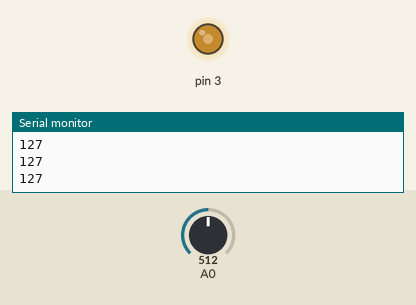
A sketch run on a simulated Arduino Uno, built with avr-gcc and run on an emulated ATmega328P. Shown: output pins drawn as LEDs (lit = HIGH), the last lines printed to the serial monitor. The test bench sets the inputs (shaded band); at power-on: A0 = 512.

Above: at 1.2 s.
1.3 s: A0 set to 716
At 2.3 s:
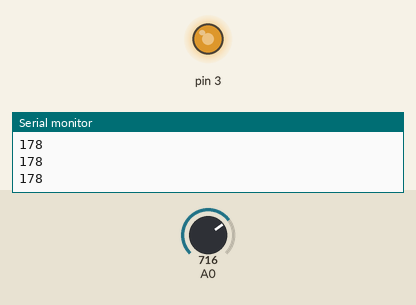
2.8 s: A0 set to 900
At 3.5 s:
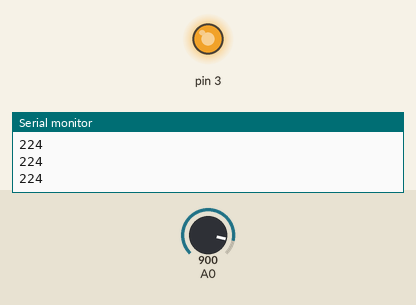
4.3 s: A0 set to 122
At 4.6 s:
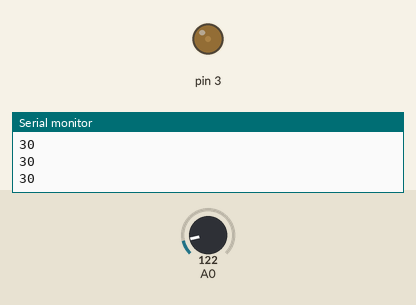
5.8 s: A0 set to 0
At 7.0 s:
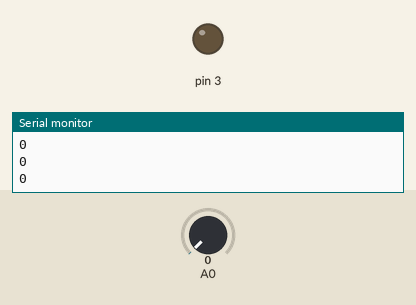
7.3 s: A0 set to 511
At 8.2 s:
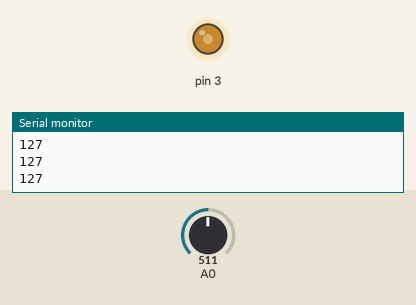
Timing chart, 0 to 9.8 s (numbered marks = the images above; inputs shaded):
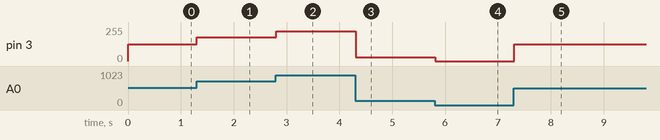

The sketch:

photodiode.ino
```cpp
int val = 0;
int pwm = 0;
void setup() {
  // put your setup code here, to run once:
  Serial.begin(9600);
  pinMode(3,OUTPUT);

}

void loop() {
  // put your main code here, to run repeatedly:
  val = analogRead(0);
  pwm = map(val,0,1023,0,255);
  Serial.println(pwm);
  analogWrite(3,pwm);
  delay(10);
}
```

Measured:
- after the input at 1.3 s, pin 3: 127/255 → 178/255 at once
- after the input at 2.8 s, pin 3: 178/255 → 224/255 at once
- after the input at 4.3 s, pin 3: 224/255 → 30/255 at once
- after the input at 5.8 s, pin 3: 30/255 → 0/255 at once
- after the input at 7.3 s, pin 3: 0/255 → 127/255 at once
